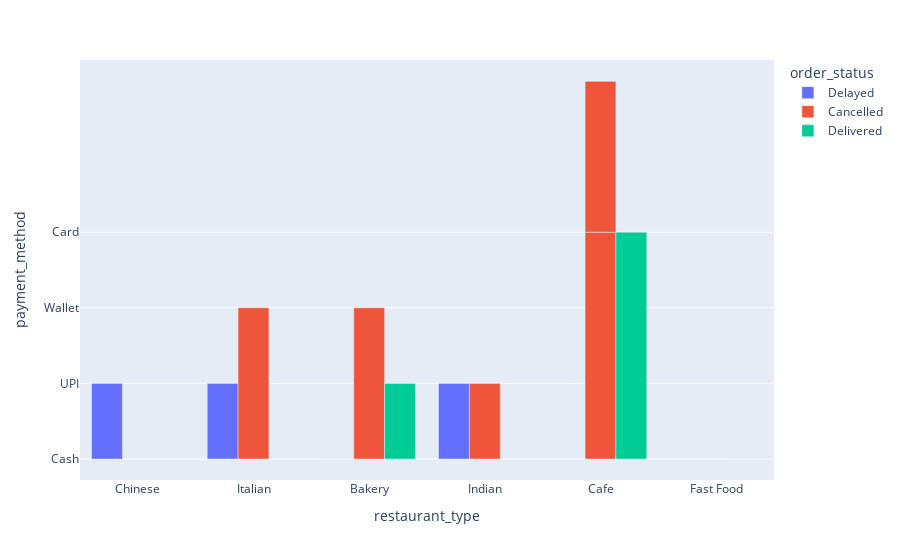

Notebook source saved alongside this figure:
### Code cell
fig1 = px.bar(df, x='restaurant_type', y='payment_method', color='order_status', barmode='group')
fig1.show()
# using plotly express, i used the order data, with the x axis containing the restaurant type and the y axis containing the payment method with colors representing the order status. | reference: plotly.com/python/bar-charts/

### Figure 1 — Plotly figure (JSON) as saved in the notebook; plotly's stock layout.template omitted (floating-point values rounded to 4 significant figures)
{"data": [{"alignmentgroup": "True", "hovertemplate": "order_status=Delayed<br>restaurant_type=%{x}<br>payment_method=%{y}<extra></extra>", "legendgroup": "Delayed", "marker": {"color": "#636efa", "pattern": {"shape": ""}}, "name": "Delayed", "offsetgroup": "Delayed", "orientation": "v", "showlegend": true, "textposition": "auto", "type": "bar", "x": ["Chinese", "Italian", "Bakery", "Chinese", "Indian", "Chinese"], "xaxis": "x", "y": ["Cash", "UPI", "Cash", "Cash", "UPI", "UPI"], "yaxis": "y"}, {"alignmentgroup": "True", "hovertemplate": "order_status=Cancelled<br>restaurant_type=%{x}<br>payment_method=%{y}<extra></extra>", "legendgroup": "Cancelled", "marker": {"color": "#EF553B", "pattern": {"shape": ""}}, "name": "Cancelled", "offsetgroup": "Cancelled", "orientation": "v", "showlegend": true, "textposition": "auto", "type": "bar", "x": ["Italian", "Cafe", "Bakery", "Cafe", "Cafe", "Indian"], "xaxis": "x", "y": ["Wallet", "Card", "Wallet", "Wallet", "Cash", "UPI"], "yaxis": "y"}, {"alignmentgroup": "True", "hovertemplate": "order_status=Delivered<br>restaurant_type=%{x}<br>payment_method=%{y}<extra></extra>", "legendgroup": "Delivered", "marker": {"color": "#00cc96", "pattern": {"shape": ""}}, "name": "Delivered", "offsetgroup": "Delivered", "orientation": "v", "showlegend": true, "textposition": "auto", "type": "bar", "x": ["Fast Food", "Bakery", "Cafe"], "xaxis": "x", "y": ["Cash", "UPI", "Card"], "yaxis": "y"}], "layout": {"barmode": "group", "legend": {"title": {"text": "order_status"}, "tracegroupgap": 0}, "margin": {"t": 60}, "xaxis": {"anchor": "y", "domain": [0, 1], "title": {"text": "restaurant_type"}}, "yaxis": {"anchor": "x", "domain": [0, 1], "title": {"text": "payment_method"}}}}
